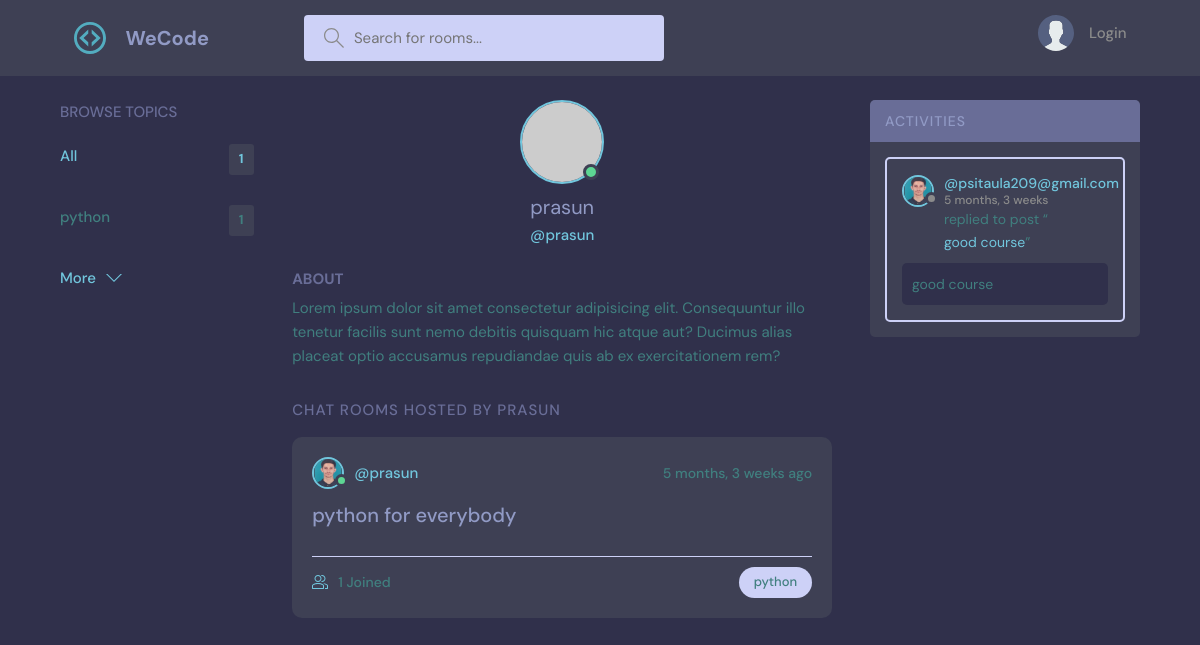
Page /profile/1/ on the committed database.
### base/models.py (models this page shows, shortened)
class Topic(models.Model):
    name = models.CharField(max_length=200)

class User(AbstractUser):
    name = models.CharField(max_length=200, null=True)
    email = models.EmailField(unique=True, null=True)
    bio = models.TextField(null=True)
    avatar = models.ImageField(null=True, default="avatar.svg")
    USERNAME_FIELD = 'email'
    REQUIRED_FIELDS = []

class Room(models.Model):
    host = models.ForeignKey(User, on_delete=models.SET_NULL, null=True)
    topic = models.ForeignKey(Topic, on_delete=models.SET_NULL, null=True)
    name = models.CharField(max_length=200)
    description = models.TextField(null=True, blank=True)
    participants = models.ManyToManyField(User, related_name='participants', blank=True)
    updated = models.DateTimeField(auto_now=True)
    created = models.DateTimeField(auto_now_add=True)
    class Meta:
        ordering = ['-updated', '-created']

class Message(models.Model):
    user = models.ForeignKey(User, on_delete=models.CASCADE)
    room = models.ForeignKey(Room, on_delete=models.CASCADE)
    body = models.TextField()
    updated = models.DateTimeField(auto_now=True)
    created = models.DateTimeField(auto_now_add=True)
    class Meta:
        ordering = ['-updated', '-created']
    def __str__(self):
        return self.body[0:50]

### base/views.py (the view)
# urls.py: path('profile/<str:pk>/', views.UserProfile, name="UserProfile"),
def UserProfile(request,pk):
    user = User.objects.get(id=pk)
    rooms = user.room_set.all()
    room_messages = user.message_set.all()
    topics = Topic.objects.all()
    context  = {'user': user, 'rooms': rooms, 'room_messages':room_messages,'topics':topics}
    return render(request, 'base/profile.html', context)

### base/templates/base/profile.html (shortened to what this page needs)
{% extends 'main.html' %}
{% block content %}
  <main class="profile-page layout layout--3">
    <div class="container">
      {% include 'base/topic_component.html' %}
      <div class="roomList">
        <div class="profile">
          <div class="profile__avatar">
            <div class="avatar avatar--large active">
              <img src="https://randomuser.me/api/portraits/men/11.jpg" />
            </div>
          </div>
          <div class="profile__info">
            <h3>{{user.username}}</h3>
            <p>@{{user.username}}</p>
          </div>
          <div class="profile__about">
            <h3>About</h3>
            <p>
              Lorem ipsum dolor sit amet consectetur adipisicing elit. Consequuntur illo tenetur
              facilis sunt nemo debitis quisquam hic atque aut? Ducimus alias placeat optio
              accusamus repudiandae quis ab ex exercitationem rem?
            </p>
          </div>
        </div>
        <div class="roomList__header">
          <div>
            <h2>Chat Rooms Hosted by {{user.username}}</a>
            </h2>
          </div>
        </div>
       {% include 'base/feed_component.html' %}
      </div>
      {% include 'base/activity_component.html' %}
    </div>
  </main>
{% endblock content %}

### templates/main.html (shortened to what this page needs)
<!DOCTYPE html>
<html lang="en">
{% load static %}
  <head>
    <link rel="stylesheet" href="{% static 'styles/style.css' %}" />
  </head>
  <body>
    {% include 'navbar.html' %}
    {% block content %}
    {% endblock content %}
  </body>
</html>

### templates/navbar.html (shortened to what this page needs)
{% load static %}
<header class="header header--loggedIn">
<div class="container">
  <a href="{% url 'home' %}" class="header__logo">
    <img src="{% static 'images/final_logo.svg' %}"/>
    <h1>WeCode</h1>
  </a>
  <form class="header__search" method="GET" action="{% url 'home' %}">
    <label>
      <input name="q" placeholder="Search for rooms..." />
    </label>
  </form>
  <nav class="header__menu">
    {% if request.user.is_authenticated %}
    <div class="header__user">
      <a href="{% url 'UserProfile' user.id %}">
        <div class="avatar avatar--medium active">
          <img src="{{request.user.avatar.url}}" />
        </div>
        <p>{{request.user.username}} <span>@{{request.user.username}}</span></p>
      </a>
      <button class="dropdown-button">
        <svg version="1.1" xmlns="http://www.w3.org/2000/svg" width="32" height="32" viewBox="0 0 32 32">
          <title>chevron-down</title>
          <path d="M16 21l-13-13h-3l16 16 16-16h-3l-13 13z"></path>
        </svg>
      </button>
    </div>
    {% else %}
    <a href="{% url 'login' %}">
        <img src="{% static 'images/avatar.svg' %}"/>
      <p>Login</p>
    {% endif %}
  </nav>
</div>
</header>

### base/templates/base/topic_component.html
<div class="topics">
    <div class="topics__header">
      <h2>Browse Topics</h2>
    </div>
    <ul class="topics__list">
      <li>
        <a href="{% url 'home' %}" class="active">All <span>{{topics.count}}</span></a>
      </li>
      {% for topic in topics %}
      <li>
        <a href="{% url 'home' %}?q={{topic.name}} %}">{{topic.name}}<span>{{topic.room_set.all.count}}</span></a>
      </li>
     {% endfor %}
    </ul>
    <a class="btn btn--link" href="{% url 'TopicsPage' %}">
      More
      <svg version="1.1" xmlns="http://www.w3.org/2000/svg" width="32" height="32" viewBox="0 0 32 32">
        <title>chevron-down</title>
        <path d="M16 21l-13-13h-3l16 16 16-16h-3l-13 13z"></path>
      </svg>
    </a>
  </div>

### base/templates/base/feed_component.html (shortened to what this page needs)
{% for room in rooms %}
<div class="roomListRoom">
    <div class="roomListRoom__header">
      <a href="{% url 'UserProfile' room.host.id %}" class="roomListRoom__author">
        <div class="avatar avatar--small active">
          <img src="{{room.host.avatar.url}}" />
        </div>
        <span>@{{room.host.username}}</span>
      </a>
      <div class="roomListRoom__actions">
        <span>{{room.created|timesince}} ago</span>
      </div>
    </div>
    <div class="roomListRoom__content">
      <a href="{% url 'room' room.id %}">{{room.name}}</a>
    </div>
    <div class="roomListRoom__meta">
      <a href ="{% url 'room' room.id %}" class="roomListRoom__joined">
        {{room.participants.all.count}} Joined
      </a>
      <p class="roomListRoom__topic">{{room.topic.name}}</p>
    </div>
</div>
{% endfor %}

### base/templates/base/activity_component.html (shortened to what this page needs)
<div class="activities">
  <div class="activities__header">
    <h2>Activities</h2>
  </div>
  {% for messages in room_messages %}
  <div class="activities__box">
    <div class="activities__boxHeader roomListRoom__header">
      <a href="{% url 'UserProfile' messages.user.id%}" class="roomListRoom__author">
        <div class="avatar avatar--small">
          <img src="{{messages.user.avatar.url}}" />
        </div>
        <p>
          @{{messages.user}}
          <span>{{messages.created|timesince}}</span>
        </p>
      </a>
    </div>
    <div class="activities__boxContent">
      <p>replied to post “<a href="{% url 'room' messages.room.id %}">{{messages}}</a>”</p>
      <div class="activities__boxRoomContent">
       {{messages.body}}
      </div>
    </div>
  </div>
  {% endfor %}
</div>

### rows in the picture
Topic: name "python", room_set.all.count "1"
User: username "prasun", username "PRASUN"
Room: host.avatar (picture), host.username "prasun", created "5 months, 3 weeks", name "python for everybody", participants.all.count "1", topic.name "python"
Message: user.avatar (picture), user "psitaula209@gmail.com", created "5 months, 3 weeks", body "good course"

### other values in the picture
{{ topics.count }} "1"
